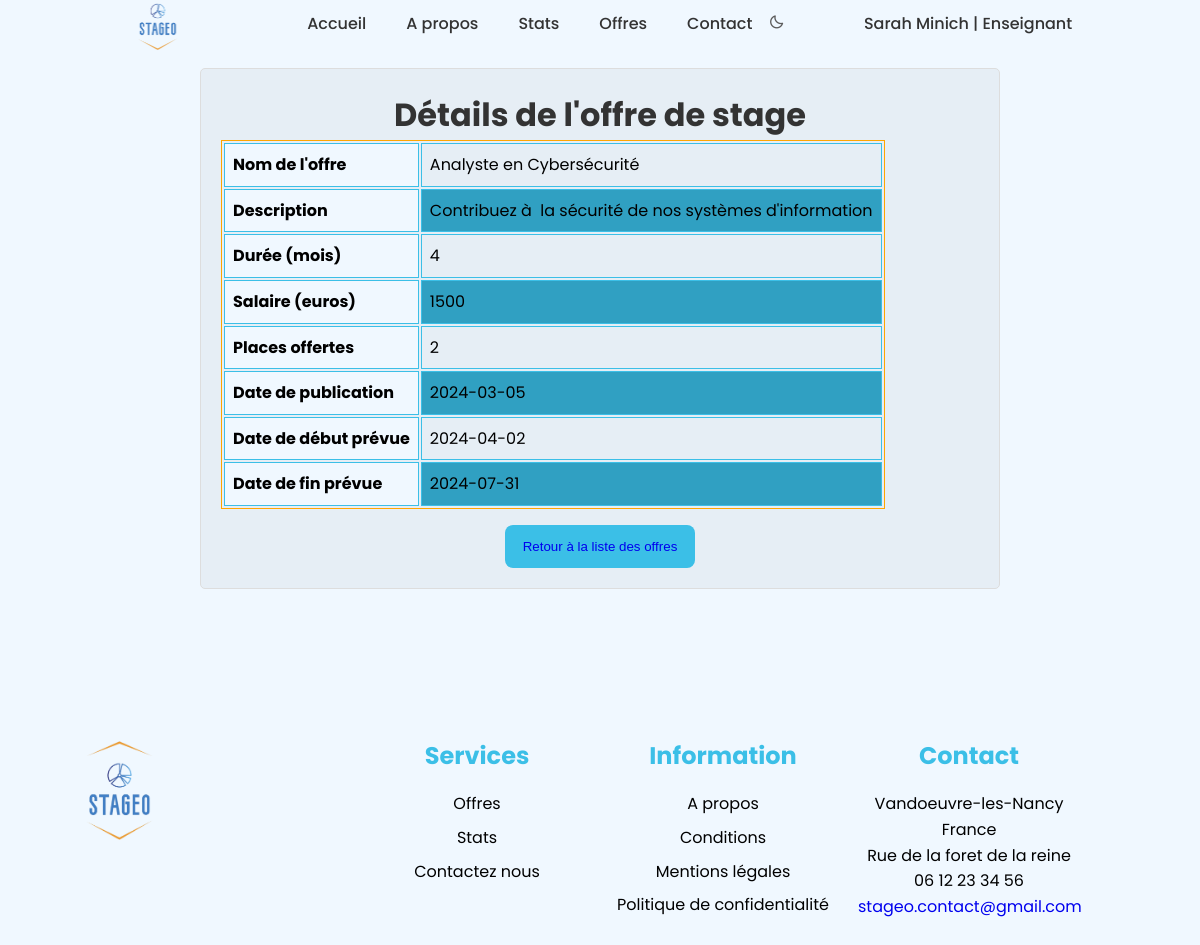
Page /detail_offre.php?id=2 (signed in) on the committed database.
### tables this page shows
CREATE TABLE `offre_stage` (
  `id_offre_stage` int(11) NOT NULL,
  `nom_offre_stage` varchar(255) NOT NULL,
  `description_stage` varchar(255) NOT NULL,
  `duree_mois` int(11) NOT NULL,
  `salaire_euro` int(11) NOT NULL,
  `places_offertes` int(11) NOT NULL,
  `date_publication` date NOT NULL,
  `date_debut_prevu` date NOT NULL,
  `date_fin_prevu` date NOT NULL,
  `id_administrateur` int(11) NOT NULL,
  `id_entreprise` int(11) NOT NULL,
  `id_enseignant` int(11) NOT NULL
);

### detail_offre.php (the view, shortened to what this page needs)
<?php
include 'config.php';
include 'header.php';
$id_offre = $_GET['id'];
$sql = "SELECT
            nom_offre_stage,
            description_stage,
            duree_mois,
            salaire_euro,
            places_offertes,
            date_publication,
            date_debut_prevu,
            date_fin_prevu
        FROM
            offre_stage
        WHERE
            id_offre_stage = :id";
$stmt = $mysqlClient->prepare($sql);
$stmt->bindValue(':id', $id_offre, PDO::PARAM_INT);
$stmt->execute();
$offre_detail = $stmt->fetch(PDO::FETCH_ASSOC);
?>
<!DOCTYPE html>
<html lang="fr">
<head>
    <link rel="stylesheet" href="assets/css/styles.css">
    <link rel="stylesheet" href="assets/css/offers.css">
    <link rel="stylesheet" href="assets/css/nav.css">
</head>
<body>
<div class="container">
<h1>Détails de l'offre de stage</h1>
<table border="1">
    <tbody>
        <tr>
            <th>Nom de l'offre</th>
            <td><?php echo $offre_detail['nom_offre_stage']; ?></td>
        </tr>
        <tr>
            <th>Description</th>
            <td><?php echo $offre_detail['description_stage']; ?></td>
        </tr>
        <tr>
            <th>Durée (mois)</th>
            <td><?php echo $offre_detail['duree_mois']; ?></td>
        </tr>
        <tr>
            <th>Salaire (euros)</th>
            <td><?php echo $offre_detail['salaire_euro']; ?></td>
        </tr>
        <tr>
            <th>Places offertes</th>
            <td><?php echo $offre_detail['places_offertes']; ?></td>
        </tr>
        <tr>
            <th>Date de publication</th>
            <td><?php echo $offre_detail['date_publication']; ?></td>
        </tr>
        <tr>
            <th>Date de début prévue</th>
            <td><?php echo $offre_detail['date_debut_prevu']; ?></td>
        </tr>
        <tr>
            <th>Date de fin prévue</th>
            <td><?php echo $offre_detail['date_fin_prevu']; ?></td>
        </tr>
    </tbody>
</table>
<a href="offers.php"><button>Retour à la liste des offres</a>
</div>
<?php include 'footer.php'; ?>
</body>
</html>

### assets/css/styles.css (style rules this page uses)
:root { --header-height: 3rem; --primary-100:#3bbfe7; --primary-200:#30a0c2; --primary-300:#206f87; --accent-100:#FFA500; --accent-200:#dd8900; --text-100:#333333; --text-200:#5c5c5c; --bg-100:#F0F8FF; --bg-200:#e6eef5; --bg-300:#bdc5cc; --body-font: 'Poppins', sans-serif; --biggest-font-size: 2.25rem; --h1-font-size: 1.5rem; --h2-font-size: 1.25rem; --h3-font-size: 1rem; --normal-font-size: .938rem; --small-font-size: .813rem; --smaller-font-size: .75rem; --font-medium: 500; --font-semi-bold: 600; --mb-1: .5rem; --mb-2: 1rem; --mb-3: 1.5rem; --mb-4: 2rem; --mb-5: 2.5rem; --mb-6: 3rem; --z-tooltip: 10; --z-fixed: 100; }
@media screen and (min-width: 768px) { :root { --biggest-font-size: 4rem; --h1-font-size: 2.25rem; --h2-font-size: 1.5rem; --h3-font-size: 1.25rem; --normal-font-size: 1rem; --small-font-size: .875rem; --smaller-font-size: .813rem; } }
* { box-sizing: border-box; transition: ease 0.2s; }
::before,::after { box-sizing: border-box; }
html { scroll-behavior: smooth; }
body { margin: var(--header-height) 0 0 0; font-family: var(--body-font); font-size: var(--normal-font-size); background-color: var(--bg-100); color: var(--text-100); padding-top: var(--header-height); line-height: 1.6; }
h1,h2,h3,p,ul { margin: 0; }
a { text-decoration: none; }
@media screen and (min-width: 768px) { body { margin: 0; } }

### assets/css/offers.css (style rules this page uses)
button { display: inline-block; background-color: var(--primary-100); color: #fff; padding: 0.75rem 1rem; border-radius: 0.5rem; border-color: transparent; margin-top: 1rem; }
.container { max-width: 800px; margin: 20px auto; padding: 20px; background-color: var(--bg-200); border: 1px solid #ddd; border-radius: 5px; text-align: center; }
table { border: 1px solid var(--accent-100); }
th, td { border: 1px solid var(--primary-100); padding: 8px; text-align: left; }
th { background-color: var(--bg-100); }
tr:nth-child(even) { background-color: var(--primary-200); }

### rows in the picture
offre_stage: nom_offre_stage "Analyste en Cybersécurité", description_stage "Contribuez à la sécurité de nos systèmes d'information", duree_mois "4", salaire_euro "1500", places_offertes "2", date_publication "2024-03-05", date_debut_prevu "2024-04-02", date_fin_prevu "2024-07-31"

### other values in the picture
$_SESSION['username'] "Sarah Minich"
$_SESSION['role'] "Enseignant"
